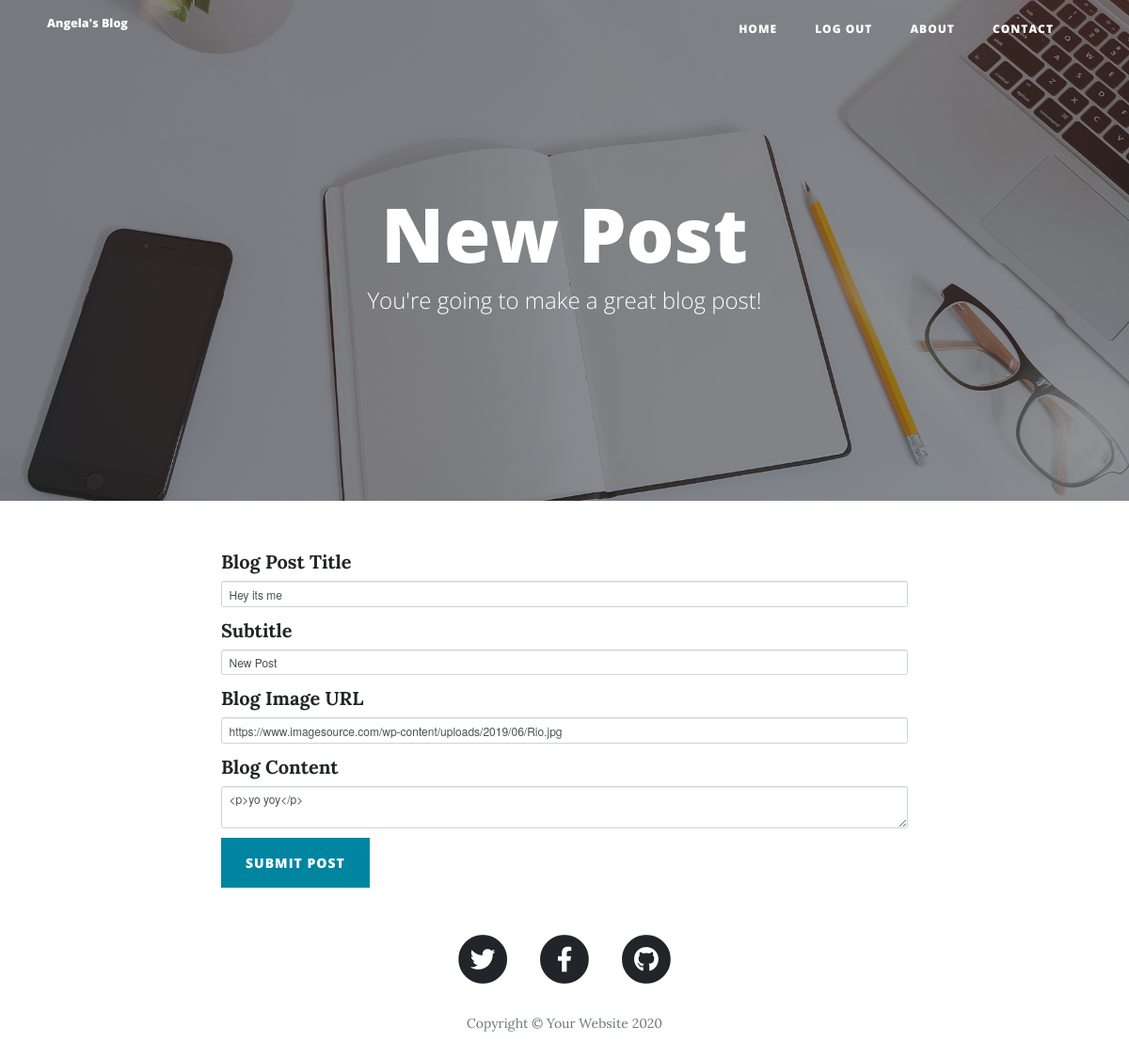
The app's page /edit-post/1 (signed in) with its own data.
### main.py (models this page shows)
class BlogPost(db.Model):
    __tablename__ = "blog_posts"
    id = db.Column(db.Integer, primary_key=True)
    author_id = db.Column(db.Integer, db.ForeignKey('users.id'), nullable=False)
    author = relationship("User", back_populates="posts")
    title = db.Column(db.String(250), unique=True, nullable=False)
    subtitle = db.Column(db.String(250), nullable=False)
    date = db.Column(db.String(250), nullable=False)
    body = db.Column(db.Text, nullable=False)
    img_url = db.Column(db.String(250), nullable=False)
    comments = relationship("Comment", back_populates="parent_post")

### main.py (the view, shortened to what this page needs)
@app.route("/edit-post/<int:post_id>", methods=["GET", "POST"])
@admin_only
def edit_post(post_id):
    post = BlogPost.query.get(post_id)
    edit_form = CreatePostForm(
        title=post.title,
        subtitle=post.subtitle,
        img_url=post.img_url,
        author=post.author,
        body=post.body
    )
    return render_template("make-post.html", form=edit_form, current_user=current_user)

### forms.py
class CreatePostForm(FlaskForm):
    title = StringField("Blog Post Title", validators=[DataRequired()])
    subtitle = StringField("Subtitle", validators=[DataRequired()])
    img_url = StringField("Blog Image URL", validators=[DataRequired(), URL()])
    body = CKEditorField("Blog Content", validators=[DataRequired()])
    submit = SubmitField("Submit Post")

### main.py (called while the page is built)
def admin_only(f):
    @wraps(f)
    def wrapper(*args, **kwargs):
        if current_user.is_authenticated and current_user.id == 1:
            return f(*args, **kwargs)
        else:
            return abort(403)
    return wrapper

@login_manager.user_loader
def load_user(user_id):
    return User.query.get(int(user_id))

### templates/make-post.html (shortened to what this page needs)
{% extends 'bootstrap/base.html' %}
{% import "bootstrap/wtf.html" as wtf %}
{% block content %}
{% include "header.html" %}
  <header class="masthead" style="background-image: url('{{ url_for('static', filename='img/edit-bg.jpg')}}')">
    <div class="overlay"></div>
    <div class="container">
      <div class="row">
        <div class="col-lg-8 col-md-10 mx-auto">
          <div class="page-heading">
            {% if is_edit: %}
            <h1>Edit Post</h1>
            {% else: %}
            <h1>New Post</h1>
            {% endif %}
            <span class="subheading">You're going to make a great blog post!</span>
          </div>
        </div>
      </div>
    </div>
  </header>
  <div class="container">
    <div class="row">
      <div class="col-lg-8 col-md-10 mx-auto">
        {{ wtf.quick_form(form, novalidate=True, button_map={"submit": "primary"}) }}
      </div>
    </div>
  </div>
{% include "footer.html" %}
{% endblock %}

### records on screen
BlogPost: title "Hey its me", subtitle "New Post", img_url "https://www.imagesource.com/wp-content/uploads/2019/06/Rio.jpg", body "<p>yo yoy</p>"
